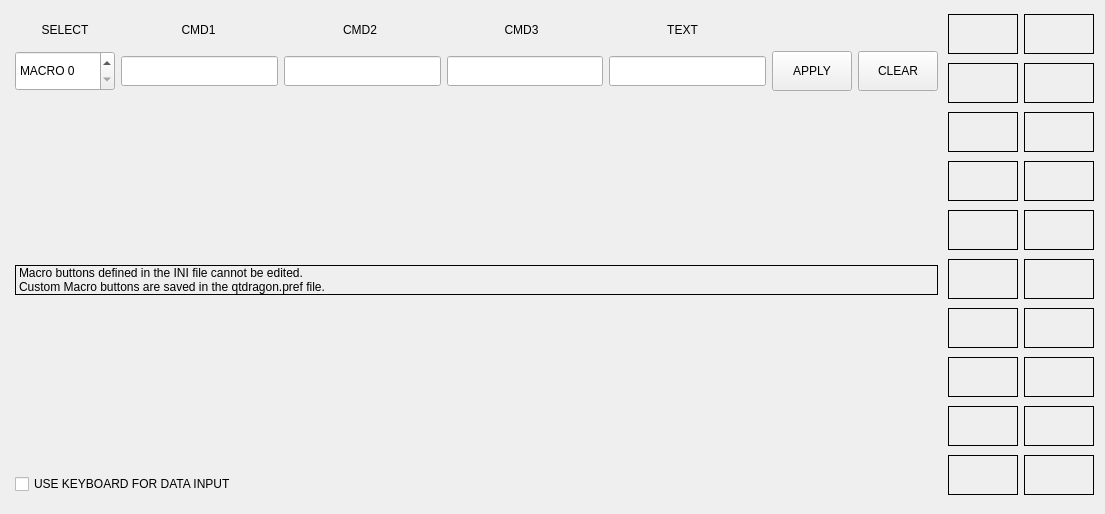
<?xml version="1.0" encoding="UTF-8"?>
<ui version="4.0">
 <class>Form</class>
 <widget class="QWidget" name="Form">
  <property name="geometry">
   <rect>
    <x>0</x>
    <y>0</y>
    <width>1105</width>
    <height>514</height>
   </rect>
  </property>
  <property name="windowTitle">
   <string>Form</string>
  </property>
  <layout class="QHBoxLayout" name="horizontalLayout_2">
   <item>
    <layout class="QVBoxLayout" name="verticalLayout_3">
     <property name="leftMargin">
      <number>4</number>
     </property>
     <property name="topMargin">
      <number>4</number>
     </property>
     <property name="rightMargin">
      <number>4</number>
     </property>
     <property name="bottomMargin">
      <number>4</number>
     </property>
     <item>
      <layout class="QHBoxLayout" name="horizontalLayout_3">
       <property name="topMargin">
        <number>0</number>
       </property>
       <item>
        <widget class="QLabel" name="label_2">
         <property name="minimumSize">
          <size>
           <width>100</width>
           <height>30</height>
          </size>
         </property>
         <property name="maximumSize">
          <size>
           <width>100</width>
           <height>30</height>
          </size>
         </property>
         <property name="text">
          <string>SELECT</string>
         </property>
         <property name="alignment">
          <set>Qt::AlignCenter</set>
         </property>
        </widget>
       </item>
       <item>
        <widget class="QLabel" name="label_3">
         <property name="sizePolicy">
          <sizepolicy hsizetype="Expanding" vsizetype="Preferred">
           <horstretch>0</horstretch>
           <verstretch>0</verstretch>
          </sizepolicy>
         </property>
         <property name="minimumSize">
          <size>
           <width>0</width>
           <height>30</height>
          </size>
         </property>
         <property name="maximumSize">
          <size>
           <width>16777215</width>
           <height>30</height>
          </size>
         </property>
         <property name="text">
          <string>CMD1</string>
         </property>
         <property name="alignment">
          <set>Qt::AlignCenter</set>
         </property>
        </widget>
       </item>
       <item>
        <widget class="QLabel" name="label_4">
         <property name="sizePolicy">
          <sizepolicy hsizetype="Expanding" vsizetype="Preferred">
           <horstretch>0</horstretch>
           <verstretch>0</verstretch>
          </sizepolicy>
         </property>
         <property name="minimumSize">
          <size>
           <width>0</width>
           <height>30</height>
          </size>
         </property>
         <property name="maximumSize">
          <size>
           <width>16777215</width>
           <height>30</height>
          </size>
         </property>
         <property name="text">
          <string>CMD2</string>
         </property>
         <property name="alignment">
          <set>Qt::AlignCenter</set>
         </property>
        </widget>
       </item>
       <item>
        <widget class="QLabel" name="label_5">
         <property name="sizePolicy">
          <sizepolicy hsizetype="Expanding" vsizetype="Preferred">
           <horstretch>0</horstretch>
           <verstretch>0</verstretch>
          </sizepolicy>
         </property>
         <property name="minimumSize">
          <size>
           <width>0</width>
           <height>30</height>
          </size>
         </property>
         <property name="maximumSize">
          <size>
           <width>16777215</width>
           <height>30</height>
          </size>
         </property>
         <property name="text">
          <string>CMD3</string>
         </property>
         <property name="alignment">
          <set>Qt::AlignCenter</set>
         </property>
        </widget>
       </item>
       <item>
        <widget class="QLabel" name="label_6">
         <property name="sizePolicy">
          <sizepolicy hsizetype="Expanding" vsizetype="Preferred">
           <horstretch>0</horstretch>
           <verstretch>0</verstretch>
          </sizepolicy>
         </property>
         <property name="minimumSize">
          <size>
           <width>80</width>
           <height>30</height>
          </size>
         </property>
         <property name="maximumSize">
          <size>
           <width>16777215</width>
           <height>30</height>
          </size>
         </property>
         <property name="text">
          <string>TEXT</string>
         </property>
         <property name="alignment">
          <set>Qt::AlignCenter</set>
         </property>
        </widget>
       </item>
       <item>
        <widget class="QLabel" name="label_7">
         <property name="sizePolicy">
          <sizepolicy hsizetype="Preferred" vsizetype="Preferred">
           <horstretch>0</horstretch>
           <verstretch>0</verstretch>
          </sizepolicy>
         </property>
         <property name="minimumSize">
          <size>
           <width>172</width>
           <height>30</height>
          </size>
         </property>
         <property name="maximumSize">
          <size>
           <width>16777215</width>
           <height>30</height>
          </size>
         </property>
         <property name="text">
          <string/>
         </property>
        </widget>
       </item>
      </layout>
     </item>
     <item>
      <layout class="QHBoxLayout" name="horizontalLayout">
       <item>
        <widget class="QSpinBox" name="spinbox">
         <property name="sizePolicy">
          <sizepolicy hsizetype="Preferred" vsizetype="Preferred">
           <horstretch>0</horstretch>
           <verstretch>0</verstretch>
          </sizepolicy>
         </property>
         <property name="minimumSize">
          <size>
           <width>100</width>
           <height>40</height>
          </size>
         </property>
         <property name="maximumSize">
          <size>
           <width>100</width>
           <height>40</height>
          </size>
         </property>
         <property name="focusPolicy">
          <enum>Qt::NoFocus</enum>
         </property>
         <property name="alignment">
          <set>Qt::AlignLeading|Qt::AlignLeft|Qt::AlignVCenter</set>
         </property>
         <property name="buttonSymbols">
          <enum>QAbstractSpinBox::UpDownArrows</enum>
         </property>
         <property name="showGroupSeparator" stdset="0">
          <bool>false</bool>
         </property>
         <property name="prefix">
          <string>MACRO </string>
         </property>
         <property name="maximum">
          <number>19</number>
         </property>
        </widget>
       </item>
       <item>
        <widget class="QLineEdit" name="lineEdit_cmd1">
         <property name="sizePolicy">
          <sizepolicy hsizetype="Expanding" vsizetype="Preferred">
           <horstretch>0</horstretch>
           <verstretch>0</verstretch>
          </sizepolicy>
         </property>
         <property name="minimumSize">
          <size>
           <width>0</width>
           <height>30</height>
          </size>
         </property>
         <property name="maximumSize">
          <size>
           <width>16777215</width>
           <height>30</height>
          </size>
         </property>
         <property name="focusPolicy">
          <enum>Qt::StrongFocus</enum>
         </property>
         <property name="maxLength">
          <number>20</number>
         </property>
        </widget>
       </item>
       <item>
        <widget class="QLineEdit" name="lineEdit_cmd2">
         <property name="sizePolicy">
          <sizepolicy hsizetype="Expanding" vsizetype="Preferred">
           <horstretch>0</horstretch>
           <verstretch>0</verstretch>
          </sizepolicy>
         </property>
         <property name="minimumSize">
          <size>
           <width>0</width>
           <height>30</height>
          </size>
         </property>
         <property name="maximumSize">
          <size>
           <width>16777215</width>
           <height>30</height>
          </size>
         </property>
         <property name="maxLength">
          <number>20</number>
         </property>
        </widget>
       </item>
       <item>
        <widget class="QLineEdit" name="lineEdit_cmd3">
         <property name="sizePolicy">
          <sizepolicy hsizetype="Expanding" vsizetype="Preferred">
           <horstretch>0</horstretch>
           <verstretch>0</verstretch>
          </sizepolicy>
         </property>
         <property name="minimumSize">
          <size>
           <width>0</width>
           <height>30</height>
          </size>
         </property>
         <property name="maximumSize">
          <size>
           <width>16777215</width>
           <height>30</height>
          </size>
         </property>
         <property name="maxLength">
          <number>20</number>
         </property>
        </widget>
       </item>
       <item>
        <widget class="QLineEdit" name="lineEdit_text">
         <property name="sizePolicy">
          <sizepolicy hsizetype="Expanding" vsizetype="Preferred">
           <horstretch>0</horstretch>
           <verstretch>0</verstretch>
          </sizepolicy>
         </property>
         <property name="minimumSize">
          <size>
           <width>0</width>
           <height>30</height>
          </size>
         </property>
         <property name="maximumSize">
          <size>
           <width>16777215</width>
           <height>30</height>
          </size>
         </property>
        </widget>
       </item>
       <item>
        <widget class="QPushButton" name="btn_apply">
         <property name="sizePolicy">
          <sizepolicy hsizetype="Preferred" vsizetype="Preferred">
           <horstretch>0</horstretch>
           <verstretch>0</verstretch>
          </sizepolicy>
         </property>
         <property name="minimumSize">
          <size>
           <width>80</width>
           <height>40</height>
          </size>
         </property>
         <property name="maximumSize">
          <size>
           <width>80</width>
           <height>40</height>
          </size>
         </property>
         <property name="toolTip">
          <string>Apply command line to macro button</string>
         </property>
         <property name="text">
          <string>APPLY</string>
         </property>
        </widget>
       </item>
       <item>
        <widget class="QPushButton" name="btn_clear">
         <property name="sizePolicy">
          <sizepolicy hsizetype="Preferred" vsizetype="Preferred">
           <horstretch>0</horstretch>
           <verstretch>0</verstretch>
          </sizepolicy>
         </property>
         <property name="minimumSize">
          <size>
           <width>80</width>
           <height>40</height>
          </size>
         </property>
         <property name="maximumSize">
          <size>
           <width>80</width>
           <height>40</height>
          </size>
         </property>
         <property name="toolTip">
          <string>Clear all input lines</string>
         </property>
         <property name="text">
          <string>CLEAR</string>
         </property>
        </widget>
       </item>
      </layout>
     </item>
     <item>
      <spacer name="verticalSpacer_2">
       <property name="orientation">
        <enum>Qt::Vertical</enum>
       </property>
       <property name="sizeHint" stdset="0">
        <size>
         <width>20</width>
         <height>40</height>
        </size>
       </property>
      </spacer>
     </item>
     <item>
      <widget class="QLabel" name="lbl_explain">
       <property name="sizePolicy">
        <sizepolicy hsizetype="Preferred" vsizetype="Minimum">
         <horstretch>0</horstretch>
         <verstretch>0</verstretch>
        </sizepolicy>
       </property>
       <property name="frameShape">
        <enum>QFrame::Box</enum>
       </property>
       <property name="text">
        <string>Macro buttons defined in the INI file cannot be edited.
Custom Macro buttons are saved in the qtdragon.pref file.</string>
       </property>
      </widget>
     </item>
     <item>
      <spacer name="verticalSpacer">
       <property name="orientation">
        <enum>Qt::Vertical</enum>
       </property>
       <property name="sizeHint" stdset="0">
        <size>
         <width>20</width>
         <height>40</height>
        </size>
       </property>
      </spacer>
     </item>
     <item>
      <widget class="QCheckBox" name="chk_use_keyboard">
       <property name="sizePolicy">
        <sizepolicy hsizetype="Preferred" vsizetype="Preferred">
         <horstretch>0</horstretch>
         <verstretch>0</verstretch>
        </sizepolicy>
       </property>
       <property name="minimumSize">
        <size>
         <width>0</width>
         <height>30</height>
        </size>
       </property>
       <property name="maximumSize">
        <size>
         <width>16777215</width>
         <height>30</height>
        </size>
       </property>
       <property name="text">
        <string>USE KEYBOARD FOR DATA INPUT</string>
       </property>
      </widget>
     </item>
    </layout>
   </item>
   <item>
    <layout class="QVBoxLayout" name="verticalLayout">
     <item>
      <widget class="QLabel" name="lbl_macro0">
       <property name="minimumSize">
        <size>
         <width>70</width>
         <height>40</height>
        </size>
       </property>
       <property name="maximumSize">
        <size>
         <width>70</width>
         <height>40</height>
        </size>
       </property>
       <property name="frameShape">
        <enum>QFrame::Box</enum>
       </property>
       <property name="text">
        <string/>
       </property>
       <property name="alignment">
        <set>Qt::AlignCenter</set>
       </property>
      </widget>
     </item>
     <item>
      <widget class="QLabel" name="lbl_macro1">
       <property name="minimumSize">
        <size>
         <width>70</width>
         <height>40</height>
        </size>
       </property>
       <property name="maximumSize">
        <size>
         <width>70</width>
         <height>40</height>
        </size>
       </property>
       <property name="frameShape">
        <enum>QFrame::Box</enum>
       </property>
       <property name="text">
        <string/>
       </property>
       <property name="alignment">
        <set>Qt::AlignCenter</set>
       </property>
      </widget>
     </item>
     <item>
      <widget class="QLabel" name="lbl_macro2">
       <property name="minimumSize">
        <size>
         <width>70</width>
         <height>40</height>
        </size>
       </property>
       <property name="maximumSize">
        <size>
         <width>70</width>
         <height>40</height>
        </size>
       </property>
       <property name="frameShape">
        <enum>QFrame::Box</enum>
       </property>
       <property name="text">
        <string/>
       </property>
       <property name="alignment">
        <set>Qt::AlignCenter</set>
       </property>
      </widget>
     </item>
     <item>
      <widget class="QLabel" name="lbl_macro3">
       <property name="minimumSize">
        <size>
         <width>70</width>
         <height>40</height>
        </size>
       </property>
       <property name="maximumSize">
        <size>
         <width>70</width>
         <height>40</height>
        </size>
       </property>
       <property name="frameShape">
        <enum>QFrame::Box</enum>
       </property>
       <property name="text">
        <string/>
       </property>
       <property name="alignment">
        <set>Qt::AlignCenter</set>
       </property>
      </widget>
     </item>
     <item>
      <widget class="QLabel" name="lbl_macro4">
       <property name="minimumSize">
        <size>
         <width>70</width>
         <height>40</height>
        </size>
       </property>
       <property name="maximumSize">
        <size>
         <width>70</width>
         <height>40</height>
        </size>
       </property>
       <property name="frameShape">
        <enum>QFrame::Box</enum>
       </property>
       <property name="text">
        <string/>
       </property>
       <property name="alignment">
        <set>Qt::AlignCenter</set>
       </property>
      </widget>
     </item>
     <item>
      <widget class="QLabel" name="lbl_macro5">
       <property name="minimumSize">
        <size>
         <width>70</width>
         <height>40</height>
        </size>
       </property>
       <property name="maximumSize">
        <size>
         <width>70</width>
         <height>40</height>
        </size>
       </property>
       <property name="frameShape">
        <enum>QFrame::Box</enum>
       </property>
       <property name="text">
        <string/>
       </property>
       <property name="alignment">
        <set>Qt::AlignCenter</set>
       </property>
      </widget>
     </item>
     <item>
      <widget class="QLabel" name="lbl_macro6">
       <property name="minimumSize">
        <size>
         <width>70</width>
         <height>40</height>
        </size>
       </property>
       <property name="maximumSize">
        <size>
         <width>70</width>
         <height>40</height>
        </size>
       </property>
       <property name="frameShape">
        <enum>QFrame::Box</enum>
       </property>
       <property name="text">
        <string/>
       </property>
       <property name="alignment">
        <set>Qt::AlignCenter</set>
       </property>
      </widget>
     </item>
     <item>
      <widget class="QLabel" name="lbl_macro7">
       <property name="minimumSize">
        <size>
         <width>70</width>
         <height>40</height>
        </size>
       </property>
       <property name="maximumSize">
        <size>
         <width>70</width>
         <height>40</height>
        </size>
       </property>
       <property name="frameShape">
        <enum>QFrame::Box</enum>
       </property>
       <property name="text">
        <string/>
       </property>
       <property name="alignment">
        <set>Qt::AlignCenter</set>
       </property>
      </widget>
     </item>
     <item>
      <widget class="QLabel" name="lbl_macro8">
       <property name="minimumSize">
        <size>
         <width>70</width>
         <height>40</height>
        </size>
       </property>
       <property name="maximumSize">
        <size>
         <width>70</width>
         <height>40</height>
        </size>
       </property>
       <property name="frameShape">
        <enum>QFrame::Box</enum>
       </property>
       <property name="text">
        <string/>
       </property>
       <property name="alignment">
        <set>Qt::AlignCenter</set>
       </property>
      </widget>
     </item>
     <item>
      <widget class="QLabel" name="lbl_macro9">
       <property name="minimumSize">
        <size>
         <width>70</width>
         <height>40</height>
        </size>
       </property>
       <property name="maximumSize">
        <size>
         <width>70</width>
         <height>40</height>
        </size>
       </property>
       <property name="frameShape">
        <enum>QFrame::Box</enum>
       </property>
       <property name="text">
        <string/>
       </property>
       <property name="alignment">
        <set>Qt::AlignCenter</set>
       </property>
      </widget>
     </item>
    </layout>
   </item>
   <item>
    <layout class="QVBoxLayout" name="verticalLayout_2">
     <item>
      <widget class="QLabel" name="lbl_macro10">
       <property name="minimumSize">
        <size>
         <width>70</width>
         <height>40</height>
        </size>
       </property>
       <property name="maximumSize">
        <size>
         <width>70</width>
         <height>40</height>
        </size>
       </property>
       <property name="frameShape">
        <enum>QFrame::Box</enum>
       </property>
       <property name="text">
        <string/>
       </property>
       <property name="alignment">
        <set>Qt::AlignCenter</set>
       </property>
      </widget>
     </item>
     <item>
      <widget class="QLabel" name="lbl_macro11">
       <property name="minimumSize">
        <size>
         <width>70</width>
         <height>40</height>
        </size>
       </property>
       <property name="maximumSize">
        <size>
         <width>70</width>
         <height>40</height>
        </size>
       </property>
       <property name="frameShape">
        <enum>QFrame::Box</enum>
       </property>
       <property name="text">
        <string/>
       </property>
       <property name="alignment">
        <set>Qt::AlignCenter</set>
       </property>
      </widget>
     </item>
     <item>
      <widget class="QLabel" name="lbl_macro12">
       <property name="minimumSize">
        <size>
         <width>70</width>
         <height>40</height>
        </size>
       </property>
       <property name="maximumSize">
        <size>
         <width>70</width>
         <height>40</height>
        </size>
       </property>
       <property name="frameShape">
        <enum>QFrame::Box</enum>
       </property>
       <property name="text">
        <string/>
       </property>
       <property name="alignment">
        <set>Qt::AlignCenter</set>
       </property>
      </widget>
     </item>
     <item>
      <widget class="QLabel" name="lbl_macro13">
       <property name="minimumSize">
        <size>
         <width>70</width>
         <height>40</height>
        </size>
       </property>
       <property name="maximumSize">
        <size>
         <width>70</width>
         <height>40</height>
        </size>
       </property>
       <property name="frameShape">
        <enum>QFrame::Box</enum>
       </property>
       <property name="text">
        <string/>
       </property>
       <property name="alignment">
        <set>Qt::AlignCenter</set>
       </property>
      </widget>
     </item>
     <item>
      <widget class="QLabel" name="lbl_macro14">
       <property name="minimumSize">
        <size>
         <width>70</width>
         <height>40</height>
        </size>
       </property>
       <property name="maximumSize">
        <size>
         <width>70</width>
         <height>40</height>
        </size>
       </property>
       <property name="frameShape">
        <enum>QFrame::Box</enum>
       </property>
       <property name="text">
        <string/>
       </property>
       <property name="alignment">
        <set>Qt::AlignCenter</set>
       </property>
      </widget>
     </item>
     <item>
      <widget class="QLabel" name="lbl_macro15">
       <property name="minimumSize">
        <size>
         <width>70</width>
         <height>40</height>
        </size>
       </property>
       <property name="maximumSize">
        <size>
         <width>70</width>
         <height>40</height>
        </size>
       </property>
       <property name="frameShape">
        <enum>QFrame::Box</enum>
       </property>
       <property name="text">
        <string/>
       </property>
       <property name="alignment">
        <set>Qt::AlignCenter</set>
       </property>
      </widget>
     </item>
     <item>
      <widget class="QLabel" name="lbl_macro16">
       <property name="minimumSize">
        <size>
         <width>70</width>
         <height>40</height>
        </size>
       </property>
       <property name="maximumSize">
        <size>
         <width>70</width>
         <height>40</height>
        </size>
       </property>
       <property name="frameShape">
        <enum>QFrame::Box</enum>
       </property>
       <property name="text">
        <string/>
       </property>
       <property name="alignment">
        <set>Qt::AlignCenter</set>
       </property>
      </widget>
     </item>
     <item>
      <widget class="QLabel" name="lbl_macro17">
       <property name="minimumSize">
        <size>
         <width>70</width>
         <height>40</height>
        </size>
       </property>
       <property name="maximumSize">
        <size>
         <width>70</width>
         <height>40</height>
        </size>
       </property>
       <property name="frameShape">
        <enum>QFrame::Box</enum>
       </property>
       <property name="text">
        <string/>
       </property>
       <property name="alignment">
        <set>Qt::AlignCenter</set>
       </property>
      </widget>
     </item>
     <item>
      <widget class="QLabel" name="lbl_macro18">
       <property name="minimumSize">
        <size>
         <width>70</width>
         <height>40</height>
        </size>
       </property>
       <property name="maximumSize">
        <size>
         <width>70</width>
         <height>40</height>
        </size>
       </property>
       <property name="frameShape">
        <enum>QFrame::Box</enum>
       </property>
       <property name="text">
        <string/>
       </property>
       <property name="alignment">
        <set>Qt::AlignCenter</set>
       </property>
      </widget>
     </item>
     <item>
      <widget class="QLabel" name="lbl_macro19">
       <property name="minimumSize">
        <size>
         <width>70</width>
         <height>40</height>
        </size>
       </property>
       <property name="maximumSize">
        <size>
         <width>70</width>
         <height>40</height>
        </size>
       </property>
       <property name="frameShape">
        <enum>QFrame::Box</enum>
       </property>
       <property name="text">
        <string/>
       </property>
       <property name="alignment">
        <set>Qt::AlignCenter</set>
       </property>
      </widget>
     </item>
    </layout>
   </item>
  </layout>
 </widget>
 <resources/>
 <connections/>
</ui>
